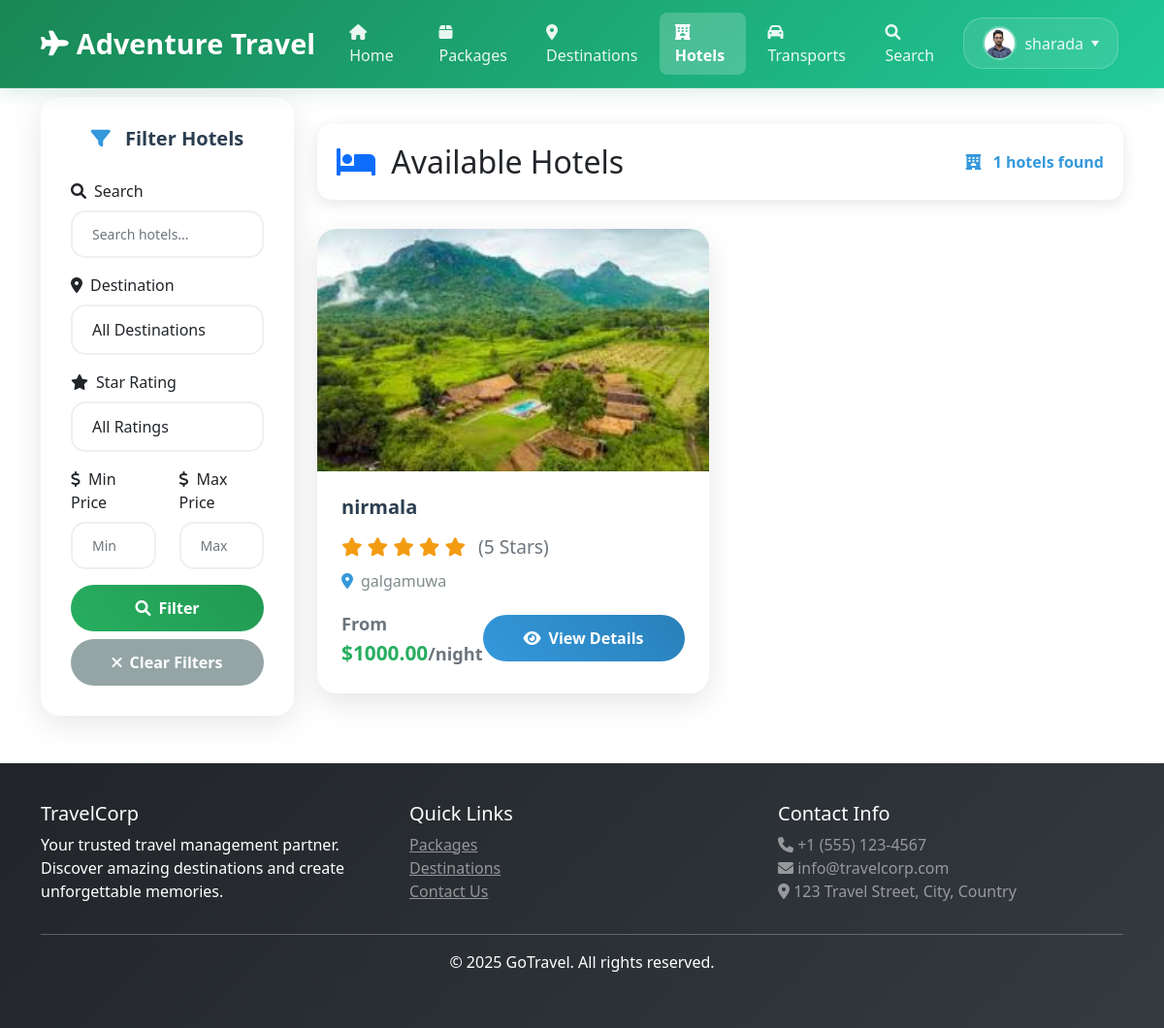
The app's page /hotels/ (signed in) with its own data.
### travel/models.py (models this page shows, shortened)
class UserProfile(models.Model):
    USER_ROLES = [
        ('admin', 'Admin'),
        ('agent', 'Agent'),
        ('customer', 'Customer'),
    ]
    user = models.OneToOneField(User, on_delete=models.CASCADE, unique=True)
    role = models.CharField(max_length=10, choices=USER_ROLES, default='customer')
    phone = models.CharField(max_length=15, blank=True)
    address = models.TextField(blank=True)
    profile_picture = models.ImageField(upload_to='profiles/', blank=True, null=True)
    created_at = models.DateTimeField(auto_now_add=True)
    class Meta:
        verbose_name = "User Profile"
        verbose_name_plural = "User Profiles"

class Hotel(models.Model):
    name = models.CharField(max_length=200)
    destination = models.ForeignKey(Destination, on_delete=models.CASCADE)
    address = models.TextField()
    star_rating = models.IntegerField(validators=[MinValueValidator(1), MaxValueValidator(5)])
    amenities = models.TextField()
    price_per_night = models.DecimalField(max_digits=8, decimal_places=2)
    keywords = models.TextField(blank=True, help_text="Keywords/tags for searching, separated by commas (e.g., luxury, budget, spa, pool, wifi)")
    image = models.ImageField(upload_to='hotels/')
    is_active = models.BooleanField(default=True)
    is_featured = models.BooleanField(default=False, help_text="Mark as featured hotel")
    description = models.TextField(blank=True)
    created_at = models.DateTimeField(auto_now_add=True)

class Destination(models.Model):
    name = models.CharField(max_length=200)
    country = models.CharField(max_length=100)
    city = models.CharField(max_length=100)
    description = models.TextField()
    image = models.ImageField(upload_to='destinations/')
    keywords = models.TextField(blank=True, help_text="Keywords/tags for searching, separated by commas (e.g., beach, mountain, adventure, cultural)")
    is_active = models.BooleanField(default=True)
    is_popular = models.BooleanField(default=False, help_text="Mark as popular destination")
    created_at = models.DateTimeField(auto_now_add=True)

### travel/views.py (the view)
# urls.py: path('hotels/', views.hotels, name='hotels'),
def hotels(request):
    try:
        hotels = Hotel.objects.filter(is_active=True)
        destinations = Destination.objects.filter(is_active=True)
    except:
        hotels = []
        destinations = []
    search_query = request.GET.get('search', '')
    if search_query:
        hotels = hotels.filter(
            Q(name__icontains=search_query) |
            Q(destination__name__icontains=search_query)
        )
    destination_id = request.GET.get('destination', '')
    if destination_id:
        try:
            hotels = hotels.filter(destination_id=int(destination_id))
        except (ValueError, TypeError):
            pass
    star_rating = request.GET.get('star_rating', '')
    if star_rating:
        try:
            hotels = hotels.filter(star_rating=int(star_rating))
        except (ValueError, TypeError):
            pass
    min_price = request.GET.get('min_price', '')
    max_price = request.GET.get('max_price', '')
    if min_price:
        try:
            hotels = hotels.filter(price_per_night__gte=float(min_price))
        except (ValueError, TypeError):
            pass
    if max_price:
        try:
            hotels = hotels.filter(price_per_night__lte=float(max_price))
        except (ValueError, TypeError):
            pass
    paginator = Paginator(hotels, 12)
    page_number = request.GET.get('page')
    page_obj = paginator.get_page(page_number)
    template = loader.get_template('travel/hotels.html')
    context = {
        'page_obj': page_obj,
        'destinations': destinations,
        'search_query': search_query,
        'selected_destination': destination_id,
        'selected_star_rating': star_rating,
        'min_price': min_price,
        'max_price': max_price,
    }
    return HttpResponse(template.render(context, request))

### travel/templates/travel/hotels.html (shortened to what this page needs)
{% extends 'travel/base.html' %}
{% block content %}
<div class="container my-5">
    <div class="row">
        <div class="col-lg-3 col-md-4">
            <div class="filter-sidebar">
                <h5 class="filter-section-title">
                    <i class="fas fa-filter"></i>
                    Filter Hotels
                </h5>
                <form method="get" id="filter-form">
                    <div class="mb-3">
                        <label for="search" class="form-label">
                            <i class="fas fa-search me-2"></i>Search
                        </label>
                        <input type="text" class="form-control search-input" id="search" name="search" value="{{ search_query }}" placeholder="Search hotels...">
                    </div>
                    <div class="mb-3">
                        <label for="destination" class="form-label">
                            <i class="fas fa-map-marker-alt me-2"></i>Destination
                        </label>
                        <select class="form-select filter-select" id="destination" name="destination">
                            <option value="">All Destinations</option>
                        </select>
                    </div>
                    <div class="mb-3">
                        <label for="star_rating" class="form-label">
                            <i class="fas fa-star me-2"></i>Star Rating
                        </label>
                        <select class="form-select filter-select" id="star_rating" name="star_rating">
                            <option value="">All Ratings</option>
                        </select>
                    </div>
                    <div class="row">
                        <div class="col-6">
                            <label for="min_price" class="form-label">
                                <i class="fas fa-dollar-sign me-2"></i>Min Price
                            </label>
                            <input type="number" class="form-control search-input" id="min_price" name="min_price" value="{{ min_price }}" step="0.01" placeholder="Min">
                        </div>
                        <div class="col-6">
                            <label for="max_price" class="form-label">
                                <i class="fas fa-dollar-sign me-2"></i>Max Price
                            </label>
                            <input type="number" class="form-control search-input" id="max_price" name="max_price" value="{{ max_price }}" step="0.01" placeholder="Max">
                        </div>
                    </div>
                    <button type="submit" class="btn filter-btn mt-3">
                        <i class="fas fa-search me-2"></i>Filter
                    </button>
                    <a href="{% url 'hotels' %}" class="btn clear-btn mt-2">
                        <i class="fas fa-times me-2"></i>Clear Filters
                    </a>
                </form>
            </div>
        </div>
        <div class="col-lg-9 col-md-8">
            <div class="results-header">
                <div class="d-flex justify-content-between align-items-center">
                    <h2 class="mb-0">
                        <i class="fas fa-bed me-2 text-primary"></i>
                        Available Hotels
                    </h2>
                    <span class="results-count">
                        <i class="fas fa-hotel me-2"></i>
                        {{ page_obj.paginator.count }} hotels found
                    </span>
                </div>
            </div>
            <div class="row" id="hotels-grid">
                {% for hotel in page_obj %}
                    <div class="col-lg-6 col-md-12 mb-4 fade-in">
                        <div class="hotel-card">
                            {% if hotel.is_featured %}
                                <div class="featured-badge">
                                    <i class="fas fa-star"></i> Featured
                                </div>
                            {% endif %}
                            {% if hotel.image %}
                                <img src="{{ hotel.image.url }}" class="card-img-top" alt="{{ hotel.name }}">
                            {% else %}
                                <div class="card-img-top bg-gradient d-flex align-items-center justify-content-center" style="height: 250px; background: linear-gradient(135deg, #667eea 0%, #764ba2 100%);">
                                    <i class="fas fa-hotel fa-4x text-white opacity-50"></i>
                                </div>
                            {% endif %}
                            <div class="card-body">
                                <h5 class="card-title">{{ hotel.name }}</h5>
                                {% if hotel.star_rating %}
                                    <div class="star-rating mb-2">
                                        {% for i in "12345" %}
                                            {% if forloop.counter <= hotel.star_rating %}
                                                <i class="fas fa-star"></i>
                                            {% else %}
                                                <i class="far fa-star"></i>
                                            {% endif %}
                                        {% endfor %}
                                        <span class="ms-2 text-muted">({{ hotel.star_rating }} Stars)</span>
                                    </div>
                                {% endif %}
                                <div class="location-info">
                                    <i class="fas fa-map-marker-alt"></i>
                                    {{ hotel.destination.name }}
                                </div>
                                <div class="d-flex justify-content-between align-items-center mt-3">
                                    <div class="price-info">
                                        <span class="small text-muted">From</span><br>
                                        ${{ hotel.price_per_night }}<span class="small text-muted">/night</span>
                                    </div>
                                    <a href="{% url 'hotel_detail' hotel.id %}" class="btn view-details-btn">
                                        <i class="fas fa-eye me-2"></i>View Details
                                    </a>
                                </div>
                            </div>
                        </div>
                    </div>
                {% endfor %}
            </div>
        </div>
    </div>
</div>
{% endblock %}

### travel/templates/travel/base.html (shortened to what this page needs)
<!DOCTYPE html>
<html lang="en">
  <head>
    <link
      href="https://cdn.jsdelivr.net/npm/bootstrap@5.1.3/dist/css/bootstrap.min.css"
      rel="stylesheet"
    />
    <link
      href="https://cdnjs.cloudflare.com/ajax/libs/font-awesome/6.0.0/css/all.min.css"
      rel="stylesheet"
    />
  </head>
  <body>
    <nav class="navbar navbar-expand-lg fixed-top">
      <div class="container">
        <a class="navbar-brand" href="{% url 'home' %}">
          <i class="fas fa-plane"></i>
          <span>Adventure Travel</span>
        </a>
        <div class="collapse navbar-collapse" id="navbarNav">
          <ul class="navbar-nav me-auto">
            <li class="nav-item">
              <a class="nav-link" href="{% url 'home' %}">
                <i class="fas fa-home me-1"></i>Home
              </a>
            </li>
            <li class="nav-item">
              <a class="nav-link" href="{% url 'package_list' %}">
                <i class="fas fa-box me-1"></i>Packages
              </a>
            </li>
            <li class="nav-item">
              <a class="nav-link" href="{% url 'destinations' %}">
                <i class="fas fa-map-marker-alt me-1"></i>Destinations
              </a>
            </li>
            <li class="nav-item">
              <a class="nav-link" href="{% url 'hotels' %}">
                <i class="fas fa-hotel me-1"></i>Hotels
              </a>
            </li>
            <li class="nav-item">
              <a class="nav-link" href="{% url 'transports' %}">
                <i class="fas fa-car me-1"></i>Transports
              </a>
            </li>
            <li class="nav-item">
              <a class="nav-link" href="{% url 'advanced_search' %}">
                <i class="fas fa-search me-1"></i>Search
              </a>
            </li>
          </ul>
          <ul class="navbar-nav auth-buttons">
            {% if user.is_authenticated %}
            <li class="nav-item dropdown">
              <a
                class="nav-link dropdown-toggle user-info"
                href="#"
                id="navbarDropdown"
                role="button"
                data-bs-toggle="dropdown"
                aria-expanded="false"
              >
                {% if user.userprofile.profile_picture %}
                <img
                  src="{{ user.userprofile.profile_picture.url }}"
                  alt="Profile"
                  class="profile-pic"
                />
                {% else %}
                <div class="profile-placeholder">
                  <i class="fas fa-user"></i>
                </div>
                {% endif %}
                <span>{{ user.username }}</span>
              </a>
            </li>
            {% endif %}
          </ul>
        </div>
      </div>
    </nav>
    <main style="padding-top: 80px">
       {% block content %} {% endblock %}
    </main>
    <footer class="bg-dark text-white">
      <div class="container">
        <div class="row">
          <div class="col-md-4">
            <h5>TravelCorp</h5>
            <p>
              Your trusted travel management partner. Discover amazing
              destinations and create unforgettable memories.
            </p>
          </div>
          <div class="col-md-4">
            <h5>Quick Links</h5>
            <ul class="list-unstyled">
              <li>
                <a href="{% url 'package_list' %}" class="text-white-50"
                  >Packages</a
                >
              </li>
              <li>
                <a href="{% url 'destinations' %}" class="text-white-50"
                  >Destinations</a
                >
              </li>
              <li><a href="#" class="text-white-50">Contact Us</a></li>
            </ul>
          </div>
          <div class="col-md-4">
            <h5>Contact Info</h5>
            <p class="text-white-50">
              <i class="fas fa-phone"></i> +1 (555) 123-4567<br />
              <i class="fas fa-envelope"></i> info@travelcorp.com<br />
              <i class="fas fa-map-marker-alt"></i> 123 Travel Street, City,
              Country
            </p>
          </div>
        </div>
        <hr />
        <div class="text-center">
          <p>&copy; 2025 GoTravel. All rights reserved.</p>
        </div>
      </div>
    </footer>
  </body>
</html>

### records on screen
Hotel: is_featured True (drawn), image (picture), name "nirmala", star_rating "5", destination.name "galgamuwa", price_per_night "1000.00"

### other values on screen
{{ user.username }} "sharada"
{{ page_obj.paginator.count }} "1"
